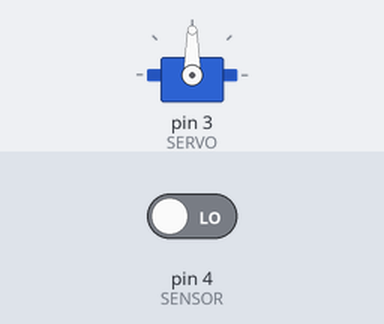
This sketch was run on a simulated Arduino Uno, built with avr-gcc and run on an emulated ATmega328P. Shown: servo. The inputs (shaded band) are chosen by the test bench; at power-on: pin 4 (SENSOR) LOW. What the sketch prints to the serial monitor is not drawn.

Above: at 1.2 s.
1.3 s: pin 4 (SENSOR) driven HIGH
At 1.9 s:
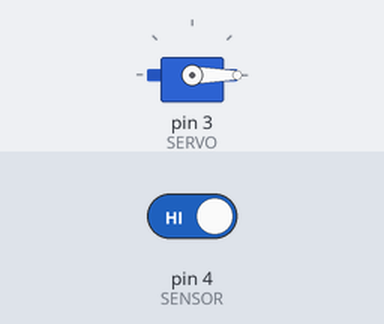
2.8 s: pin 4 (SENSOR) driven LOW
At 4.1 s:
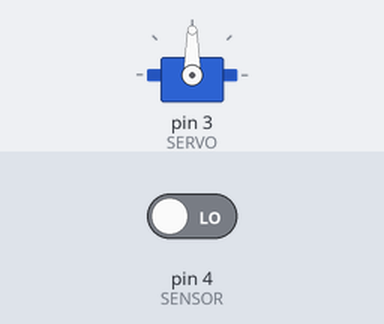
Timing chart, 0 to 5.8 s (numbered marks = the images above; inputs shaded):
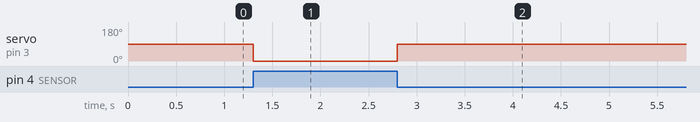

The sketch:

IOT_2_BERTERREIGTS.ino
```cpp
#include <Servo.h> //librería para controlar servos
#define SERVO 3
#define SENSOR 4
#define BUTTON 2
#define PERIODO 5000
#define CMAX_AUTOS 30
#define BARRERA_ALTA 0
#define BARRERA_BAJA 90

unsigned long TiempoAhora=0;
int Cant = 0;

Servo MiServo;
int angulo=0;


void abrir_barrera(void);
void cerrar_barrera(void);

void setup(){

  pinMode(BUTTON,INPUT); //inicializacion del puerto BUTTON como entrada.
  pinMode(SENSOR,INPUT); //inicializacion del puerto SENSOR como entrada.
  MiServo.attach(SERVO); //inicialización del servo que controlará la barrera.
  Serial.begin(9600); //inicializacion del puerto serie.

}

void loop(){

  if(Cant<=CMAX_AUTOS){ //como la cantidad maxima de autos por fila en una cabina de peaje es 30, siempre que cant sea menor o igual a 30 se mantendra dentro del if.
    if(digitalRead(SENSOR)==HIGH){ //leo al sensor de movimiento digitalmente.
      abrir_barrera(); //abro la barrera para que pase el auto ingresante.
      while(digitalRead(SENSOR)==HIGH); // avanzará cuando el sensor deje de enviar un 1.
      cerrar_barrera(); //se cerrará la barrera cuando el sensor cambie de estado de 1 a 0.
      TiempoAhora=millis(); //guardo este preciso momento en dicha variable.
      Cant++; //sumo 1 a la variable cant, que si llega a 31 del tiempo definido, saldrá del if entrando en else.
    }
  }else{
    if(MiServo.read()==BARRERA_BAJA)abrir_barrera(); //si la barrera se encuentra baja se abrirá.
    else{
        while(digitalRead(BUTTON)==HIGH); //hasta que aprete el botón manualmente la barrera seguirá alta.
        while(digitalRead(BUTTON)==LOW);
        cerrar_barrera(); //cierro la barrera luego de presionar el boton.
        Cant=0; //reinicio la variable para cuando el programa vuelva al inicio.
    }
  }
  if(Cant!=0){
    if(millis()>TiempoAhora+PERIODO){ //si la cantidad de autos es distinta de 0 y el tiempo en este instante es mayor al tiempo registrado anteriormente mas 5 segundos se produce lo siguiente:
      Cant=0; //se reiniciará la variable Cant para poder iniciar nuevamente el conteo.
      TiempoAhora=millis(); //se registrará un nuevo momento.
    } //esto sirve para que si pasan 30 autos en 5 horas (por ejemplo) no se abran las barreras innecesariamente.
  }
  Serial.println(Cant);
}

void abrir_barrera(void){
  MiServo.write(BARRERA_ALTA); //creo la función abrir_barrera
}

void cerrar_barrera(void){
  MiServo.write(BARRERA_BAJA); //creo la funcion cerrar_barrera
}
```

Measured:
- after the input at 1.3 s, servo on pin 3 (SERVO): 90° → 0° at once
- after the input at 2.8 s, servo on pin 3 (SERVO): 0° → 90° at once
